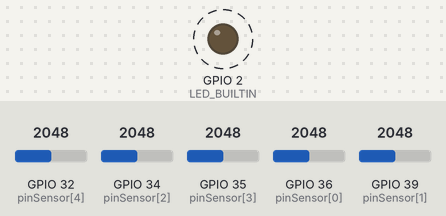
The sketch below on a simulated ESP32. Shown: output pins drawn as LEDs (lit = HIGH). Dashed ring = blinking. The test bench sets the inputs (shaded band); at power-on: GPIO 36 (pinSensor[0]) = 2048, GPIO 32 (pinSensor[4]) = 2048, GPIO 34 (pinSensor[2]) = 2048, GPIO 35 (pinSensor[3]) = 2048, GPIO 39 (pinSensor[1]) = 2048. What the sketch prints to the serial monitor is not drawn.

Above: at 1.8 s.
1.9 s: GPIO 36 (pinSensor[0]) set to 2157
6.0 s: GPIO 36 (pinSensor[0]) set to 1228
Timing chart, 0 to 15.5 s (numbered marks = the images above; inputs shaded):
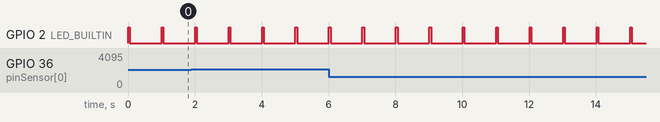

Measured:
- by itself, GPIO 2 (LED_BUILTIN): alternates HIGH for 0.05 s and LOW for 0.95 s

The sketch:

AKUA32_OPSI.ino
```cpp
/*
|========================================================================|
| OPSI                                                                   |
| Program AKUA32                                                         |
| Dikembangkan Oleh Tim DeWan                                            |
| Credit: -isMnw                                                         |
|========================================================================|
*/

// library yang dibutuhkan
#include <WiFi.h>
#include <WebServer.h>
#include "esp_wifi.h"

// konfigurasi ssid dan password
const char* ssid = "AKUA32";
const char* password = "12345678";

WebServer server(80); // port web server

// konstanta
const int pinSensor[5] = {36, 39, 34, 35, 32}; // pin untuk sensor| turb, temp, tds, ph, voltase |
const char* listStatusAir[] = {"Jernih", "Agak keruh", "Keruh", "Sangat Keruh"}; // variabel menyimpan string value antara jernih, agak keruh, keruh, dan sangat keruh
const float VCC = 3.3;
const float ADC = 4095.0;
const float R0 = 10000.0;

// variabel
int nilai[5]; // nilai mentah sensor| turb, temp, tds, ph, voltase |
float skor[5]; // skor| turb 1 s.d 10 | temp C | tds ~ppm | ph 0 s.d 14 | voltase V |
String statusAir = listStatusAir[3];

// fungsi untuk format html untuk web
void handleRoot() {
  String html = R"rawliteral(
<!DOCTYPE html>
<html lang="id">
<head>
  <meta charset="UTF-8">
  <meta name="viewport" content="width=device-width, initial-scale=1.0">
  <title>AQUA32 Sensor Monitor</title>
  <style>
    body {
      font-family: Arial, sans-serif;
      background-color: #121212;
      color: #f1f1f1;
      margin: 0;
      min-height: 100vh;
      display: flex;
      flex-direction: column;
    }

    header {
      border-bottom-left-radius: 15px;
      border-bottom-right-radius: 15px;
      background: #1f1f1f;
      padding: 15px;
      text-align: center;
      font-size: 26px;
      font-weight: bold;
      color: #ffcc00;
      box-shadow: 0 4px 8px rgba(82, 82, 82, 0.4);
      position: relative;
    }

    #title {
      text-decoration: underline;
    }

    #datetime {
      position: absolute;
      right: 15px;
      top: 50%;
      transform: translateY(-50%);
      font-size: 14px;
      color: #cccccc;
    }

    @media (max-width: 600px) {
      #datetime {
        position: static;
        display: block;
        margin-top: 5px;
        text-align: center;
        transform: none;
      }
    }

    main {
      flex: 1;
      display: flex;
      flex-direction: column;
      align-items: center;
      padding: 20px;
    }

    .info {
      margin: 10px;
      font-size: 16px;
      color: #cccccc;
    }

    .cards {
      display: grid;
      grid-gap: 30px;

    }

    @media (max-width: 600px) {
      .cards {
        grid-template-columns: 1fr;
      }
    }

    @media (min-width: 601px) and (max-width: 1024px) {
      .cards {
        grid-template-columns: repeat(2, 1fr);
      }
    }

    @media (min-width: 1025px) {
      .cards {
        grid-template-columns: repeat(5, 1fr);
      }
    }

    .card {
      padding: 15px;
      border-radius: 12px;
      background: #1f1f1f;
      box-shadow: 0 4px 8px rgba(82, 82, 82, 0.4);
      text-align: center;
      min-width: 300px;
    }

    .label {
      font-size: 14px;
      color: #aaaaaa;
    }

    .value {
      font-size: 24px;
      margin-top: 8px;
      color: #ffcc00;
    }

    footer {
      border-top-left-radius: 15px;
      border-top-right-radius: 15px;
      background: #1f1f1f;
      text-align: center;
      padding: 10px;
      font-size: 14px;
      color: #ffcc00;
      box-shadow: 0 -4px 8px rgba(82, 82, 82, 0.4);
    }
  </style>
</head>
<body>
  <header>
    <div id="title">AKUA32 Sensor Monitor</div>
    <div id="datetime"></div>
  </header>

  <main>
    <div class="info"><i id="status">Menyambungkan ke AKUA32...</i></div>

    <div class="cards">
      <div class="card">
        <div class="label">Suhu</div>
        <div class="value" id="suhu">--</div>
      </div>

      <div class="card">
        <div class="label">TDS</div>
        <div class="value" id="tds">--</div>
      </div>

      <div class="card">
        <div class="label">pH</div>
        <div class="value" id="ph">--</div>
      </div>

      <div class="card">
        <div class="label">Voltase</div>
        <div class="value" id="voltase">--</div>
      </div>

      <div class="card">
        <div class="label">Kejernihan</div>
        <div class="value" id="kejernihan">--</div>
      </div>

    </div>
  </main>

  <footer onclick="return confirm('credit oleh tim DeWan')"><i>copyright © Tim DeWan</i></footer>

  <script>
    function updateTime() {
      let now = new Date();
      let options = { weekday: 'short', year: 'numeric', month: 'short', day: 'numeric' };
      let date = now.toLocaleDateString('id-ID', options);
      let time = now.toLocaleTimeString('id-ID');
      document.getElementById("datetime").innerHTML ="| " + date + " " + time +" |";
      }
      setInterval(updateTime, 1000);
      updateTime();

    function updateData() {
      fetch("/data")
      .then(response => response.json())
      .then(data => {
        document.getElementById("kejernihan").innerHTML = data.skalakejernihan + " : " + data.tingkatkejernihan;
        document.getElementById("suhu").innerHTML = data.suhu + " °C";
        document.getElementById("tds").innerHTML = data.tds + " ppm";
        document.getElementById("ph").innerHTML = data.ph;
        document.getElementById("voltase").innerHTML = data.voltase + " V";
        //menunjukan kalau ESP32 terhubung dengan web
        document.getElementById("status").innerHTML = data.status";
      });
    }
    setInterval(updateData, 500);
  </script>
 /body>
</html>
)rawliteral";

  server.send(200, "text/html", html);
}
// fungsi untuk update data dari sensor ke web html
void handleData() {
  String data = "{";
  data += "\"tingkatkejernihan\":\"" + statusAir + "\",";
  data += "\"skalakejernihan\":" + String(int(skor[0])) + ",";
  data += "\"suhu\":" + String(skor[1]) + ",";
  data += "\"tds\":" + String(int(skor[2])) + ",";
  data += "\"ph\":" + String(skor[3]) + ",";
  data += "\"voltase\":" + String(skor[4]);
  data += "\"status\":" + String("Terhubung dengan AKUA32 ✔");
  data += "}";
  server.send(200, "application/json", data);
}

void setup() {
  Serial.begin(115200); // memulai serial monitor pada baud 115200
  WiFi.softAP(ssid, password);
  Serial.println("Memulai Access Point!");
  Serial.print("Alamat IP: ");
  Serial.println(WiFi.softAPIP());  // memulai alamat IP : 192.168.4.1
  server.on("/", handleRoot); // buka halaman utama
  server.on("/data", handleData);
  server.begin(); // mulai server
  Serial.println("Memulai Web Server!");
  pinMode(LED_BUILTIN, OUTPUT);
}

void loop() {
  server.handleClient(); // proses request dari browser
  // baca nilai sensor
  for (int i = 0; i <= 4; i++) {
    nilai[i] = analogRead(pinSensor[i]);
  }

  // rumus turbidity
  skor[0] = (float)(nilai[0] - 900) / (2400.0 - 900.0) * 10.0;
  if (skor[0] < 0) skor[0] = 0;
  if (skor[0] > 10) skor[0] = 10;

  // konversi skor menjadi status kejernihan air
  if (skor[0] >= 8) {
    statusAir = listStatusAir[0];
  } else if (skor[0] < 8 && skor[0] >=6) {
    statusAir = listStatusAir[1];
  } else if (skor[0] < 6 && skor[0] >=3) {
    statusAir = listStatusAir[2];
  } else {
    statusAir = listStatusAir[3];
  }

  // rumus suhu
  float vT = nilai[1] * (VCC / ADC);
  float rT = (R0 * (VCC / vT - 1));
  float tK = 1.0 / ((1.0 / 3950) * log(rT / R0) + (1.0 / 298.15));
  skor[1] = tK - 273.15;

  // rumus tds
  float vS = nilai[2] * (VCC / ADC);
  float tS = 1.0 + 0.02 * (skor[1] - 25.0);
  float ec = (133.42 - pow(vS, 3) - 255.86 * pow(vS, 2) + 857.39 * vS) * tS;
  skor[2] = ec * 0.5;

  // rumus sensor ph
  float valuePH = (float)nilai[3] * 3.3 / 4095.0 / 6;
  skor[3] = -5.70 * valuePH + (21.34 + 1.5); // nilai kalibrasi dari sensor menggunakan program yang berbeda

  // rumus tegangan panel surya
  float Vread = (nilai[4] * VCC) / ADC;
  skor[4] = Vread * (30000.0 + 7500.0) / 7500.0;

  // tampilkan nilai di Serial Monitor, lebih untuk membaca data yang akan ditampilkan
  Serial.print(nilai[0]);
  Serial.print("|");
  Serial.print(int(skor[0]));
  Serial.print("|");
  Serial.print(statusAir);
  Serial.print("|");
  Serial.print(nilai[1]);
  Serial.print("|");
  Serial.print(skor[1],2);
  Serial.print("|");
  Serial.print(nilai[2], 2);
  Serial.print("|");
  Serial.print(int(skor[2]));
  Serial.print("|");
  Serial.print(nilai[3]);
  Serial.print("|");
  Serial.print(skor[3], 2);
  Serial.print("|");
  Serial.print(nilai[4]);
  Serial.print("|");
  Serial.print(skor[4, 2]);
  Serial.println();
  digitalWrite(LED_BUILTIN, HIGH);
  delay(50);
  digitalWrite(LED_BUILTIN, LOW);
  delay(950); // durasi update data
}
```
